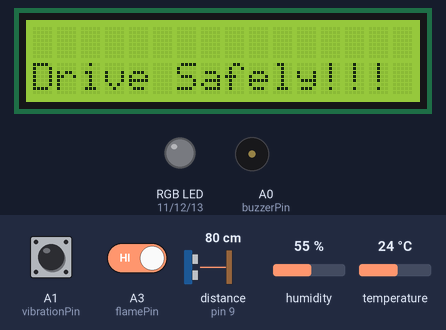
This sketch was run on a simulated Arduino Uno, built with avr-gcc and run on an emulated ATmega328P. On the bench: 16×2 character LCD, an RGB LED mixed from three pins (HIGH = lit), buzzer (waves = sounding). Wiring (inferred from the names in the program): ultrasonic range finder: trigger pin 10; echo pin 9. Dashed ring = blinking. The test bench sets the inputs (shaded band); at power-on: distance to the obstacle (sensor on pin 9) 80 cm, A3 (flamePin) HIGH, A1 (vibrationPin) LOW, humidity 55 %, temperature 24 °C. The echo pulse lasts 58.3 µs per cm; pins used as bus, display or sensor lines are not drawn; what the sketch prints to the serial monitor is not drawn.

Above: at 1.2 s.
1.3 s: distance to the obstacle (sensor on pin 9) set to 12 cm
3.4 s: distance to the obstacle (sensor on pin 9) set to 9 cm
At 4.7 s:
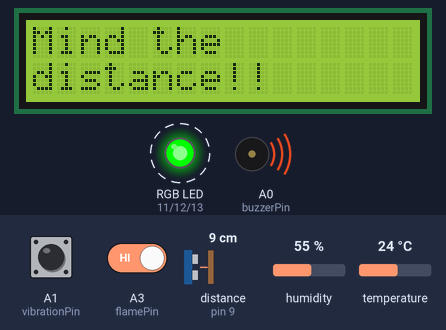
7.7 s: A3 (flamePin) driven LOW
At 10.2 s:
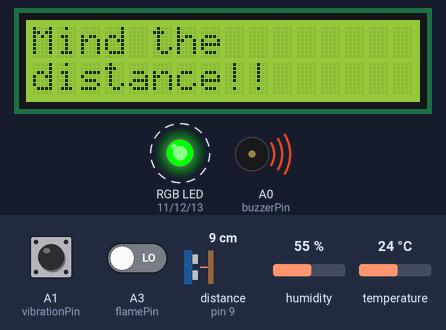
12.0 s: A3 (flamePin) driven HIGH
At 13.5 s:
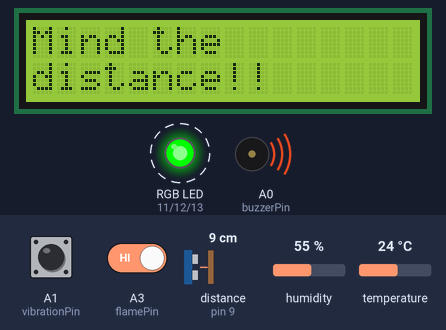
16.3 s: distance to the obstacle (sensor on pin 9) set to 18 cm
At 18.2 s:
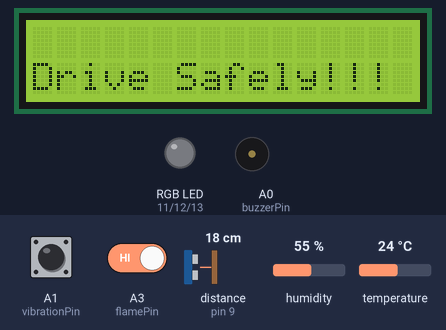
18.5 s: A1 (vibrationPin) pulsed HIGH 2 times (0.12 s each, 0.3 s apart)
At 19.9 s:
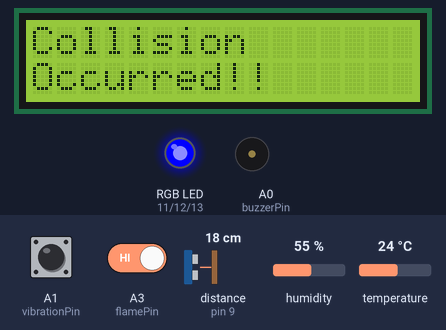
Timing chart, 0 to 21.7 s (numbered marks = the images above; inputs shaded):
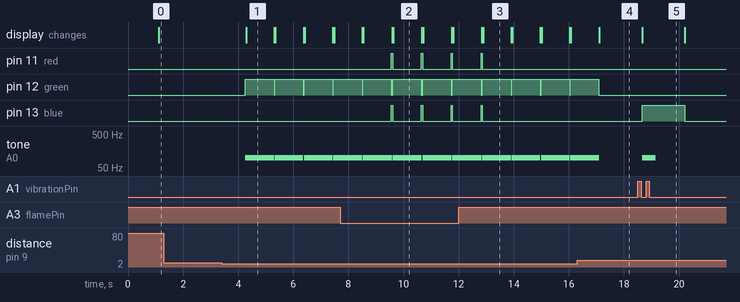

The sketch:

VehicleModule.ino
```cpp
// Necessary Headers
#include <dht.h>
#define Temp A2
#define echoPin 9
#define trigPin 10
#include <LiquidCrystal_I2C.h>
LiquidCrystal_I2C lcd(0x27, 16, 2);
#include "Wire.h"

// Variables to store different sensor inputs
dht DHT;
const int buzzerPin = A0;
const int flamePin = A3;
long Flame = 0;
int vibrationPin = A1;
int red = 11;
int green = 12;
int blue = 13;
long duration;
int distance;

// Setting up the initial states of sensors and other hardware present in the project

void setup()
{
  pinMode(buzzerPin, OUTPUT);
  pinMode(flamePin, INPUT);
  pinMode(vibrationPin, INPUT);
  lcd.init();
  lcd.clear();
  lcd.backlight();
  pinMode(red, OUTPUT);
  pinMode(blue, OUTPUT);
  pinMode(green, OUTPUT);
  pinMode(trigPin, OUTPUT);
  pinMode(echoPin, INPUT);


  Serial.begin(9600);

  Serial.println("Vehicle Security System");
}

void loop()
{
  // reading and setting values
  Flame = digitalRead(flamePin); // flame sensor input
  DHT.read11(Temp); // temperature sensor input
  long vibrationValue = vibration(); // collision sensor input

  // setting up the lcd screen
  lcd.clear();
  lcd.setCursor(0, 1);
  lcd.print("Drive Safely!!!");

  // initial RGB light state, RGB light's normal state
  digitalWrite(red, 0);
  digitalWrite(green, 0);
  digitalWrite(blue, 0);

  // flame sensor part
  Serial.print("Flame:");
  Serial.println(Flame);

  if (Flame == 0) // 0, Fire detected
  {
    // Serial output message
    Serial.println("Fire!!!");

    // RGB light changed state
    digitalWrite(red, 255);
    digitalWrite(green, 0);
    digitalWrite(blue, 10);

    // LCD Alert Output
    lcd.clear();
    lcd.setCursor(0, 1);
    lcd.println("Vehicle on Fire!!");

    // Buzzer Alert
    tone(buzzerPin, 500);
  }
  else
  {
    noTone(buzzerPin); // turning off the buzzer
  }

  // Temperature Sensor Part
  // Serial output to display the detected value
  Serial.print("Temperature:");
  Serial.print(DHT.temperature);
  Serial.println(" C");

  if (DHT.temperature > 60) { // Critical Value Detected

    // LCD Alert message
    lcd.clear();
    lcd.setCursor(0, 1);
    lcd.println("Vehicle about to blow");

    // Serial output test message
    Serial.println("Fire has started to spread into the vehicle");
    Serial.print("Temperature: ");
    Serial.print(DHT.temperature);
    Serial.println(" C");

    // RGB alert changed state
    digitalWrite(red, 255);
    digitalWrite(green, 255);
    digitalWrite(blue, 255);
  }

  //Vibration sensor
  Serial.println(vibrationValue);

  if (vibrationValue > 60000) { // Critical Value detected
    // Serial Monitor output for test phase
    Serial.println("Collision Sensed!!");

    // LCD alert message
    lcd.clear();
    lcd.setCursor(0, 0);
    lcd.print("Collision");
    lcd.setCursor(0, 1);
    lcd.print("Occurred!!");

    // Buzzer Alert
    tone(buzzerPin, 100);

    // RGB Alert
    digitalWrite(red, 0);
    digitalWrite(green, 0);
    digitalWrite(blue, 255);
    delay(500);
  }
  else {
    noTone(buzzerPin); // Normal Buzzer State
  }


  //Ultrasonic sensor Part

  // Clears the trigPin condition
  digitalWrite(trigPin, LOW);
  delayMicroseconds(2);
  // Sets the trigPin HIGH (ACTIVE) for 10 microseconds
  digitalWrite(trigPin, HIGH);
  delayMicroseconds(10);
  digitalWrite(trigPin, LOW);

  // Reads the echoPin, returns the sound wave travel time in microseconds
  duration = pulseIn(echoPin, HIGH);


  // calculating the distance
  distance = duration * 0.034 / 2;

  if (distance < 10) { // Critical proximity range

    // LCD Alert
    lcd.clear();
    lcd.setCursor(0, 0);
    lcd.print("Mind the");
    lcd.setCursor(0, 1);
    lcd.print("distance!!");

    // Serial Monitor Output for test phase
    Serial.println("Very Very Close");

    // Buzzer Alert
    tone(buzzerPin, 100);

    // RGB alert, RGB changed state
    digitalWrite(red, 0);
    digitalWrite(green, 255);
    digitalWrite(blue, 0);
  }

  else {
    noTone(buzzerPin); // Buzzer normal state
  }
}

// function get sensor input from collision sensor
long vibration() {
  long m = pulseIn(vibrationPin, HIGH);
  return m;
}

// function to get sensor input from flame sensor
long flame() {
  long f = pulseIn(flamePin, HIGH);
  return f;
}
```

Measured:
- the behaviour switches between 11 and 10 cm on distance to the obstacle (sensor on pin 9) (found by bisection; images 0 and 1)
- after the input at 1.3 s, every drawn part: stays the same
- after the input at 3.4 s, pin 12 (green): alternates HIGH for 1.0 s and LOW for 0.02 s, starting after 0.86 s; tone on A0 (buzzerPin): alternates 100 Hz for 1.0 s and silent for 0.02 s, starting after 0.86 s; the display: changes after 0.89 s (image 1)
- after the input at 7.7 s, pin 11 (red), pin 13 (blue): alternates HIGH for 0.04 s and LOW for 1.0 s, starting after 1.9 s; the display: first differs from a run without the input after 1.9 s (image 2 shows a later state)
- after the input at 12.0 s, pin 11 (red), pin 13 (blue): goes on until 12.9 s, then stays LOW
- after the input at 16.3 s, pin 12 (green): goes on until 17.1 s, then stays LOW; tone on A0 (buzzerPin): goes on until 17.1 s, then stays silent
- after the input at 18.5 s, pin 13 (blue): LOW → HIGH after 0.16 s, → LOW 1.5 s later; tone on A0 (buzzerPin): silent → 100 Hz after 0.16 s, → silent 0.50 s later; the display: changes after 0.16 s (image 5)
- what the display in image 1 shows lasts 1.0 s, from 4.3 s to 5.3 s
